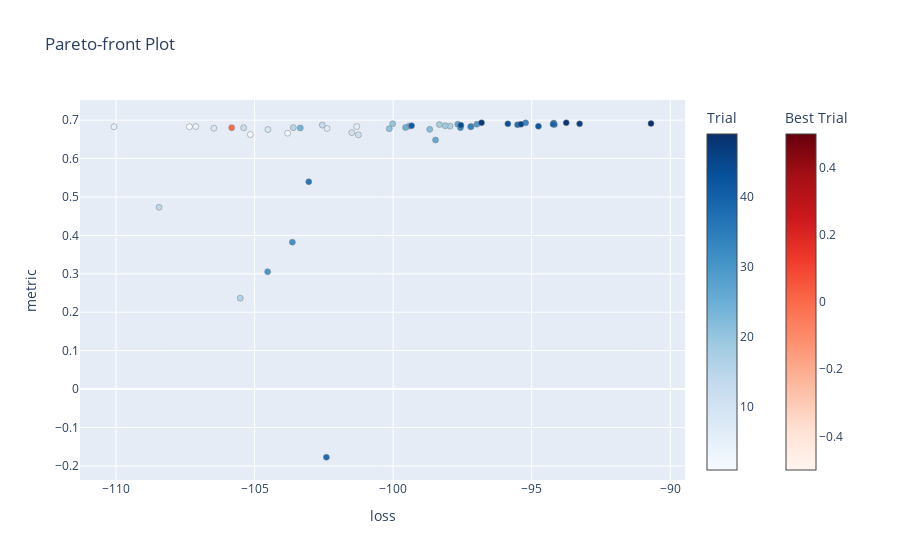

The code cell stored with this chart in its notebook:
### Code cell
pareto_targets = lambda t: (t.user_attrs["test_loss_mean"], t.user_attrs["test_OTD overall_mean"])
optuna.visualization.plot_pareto_front(study, targets=pareto_targets, target_names=["loss", "metric"])
